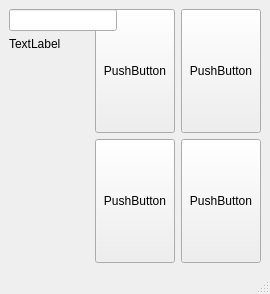
<?xml version="1.0" encoding="UTF-8"?>
<ui version="4.0">
 <class>MainWindow</class>
 <widget class="QMainWindow" name="MainWindow">
  <property name="geometry">
   <rect>
    <x>0</x>
    <y>0</y>
    <width>270</width>
    <height>294</height>
   </rect>
  </property>
  <property name="windowTitle">
   <string>MainWindow</string>
  </property>
  <widget class="QWidget" name="centralwidget">
   <layout class="QGridLayout" name="gridLayout">
    <item row="0" column="1">
     <widget class="QPushButton" name="pushButton_3">
      <property name="sizePolicy">
       <sizepolicy hsizetype="Minimum" vsizetype="Preferred">
        <horstretch>0</horstretch>
        <verstretch>0</verstretch>
       </sizepolicy>
      </property>
      <property name="text">
       <string>PushButton</string>
      </property>
     </widget>
    </item>
    <item row="0" column="2">
     <widget class="QPushButton" name="pushButton_4">
      <property name="sizePolicy">
       <sizepolicy hsizetype="Minimum" vsizetype="Preferred">
        <horstretch>0</horstretch>
        <verstretch>0</verstretch>
       </sizepolicy>
      </property>
      <property name="text">
       <string>PushButton</string>
      </property>
     </widget>
    </item>
    <item row="1" column="1">
     <widget class="QPushButton" name="pushButton">
      <property name="sizePolicy">
       <sizepolicy hsizetype="Minimum" vsizetype="Preferred">
        <horstretch>0</horstretch>
        <verstretch>0</verstretch>
       </sizepolicy>
      </property>
      <property name="text">
       <string>PushButton</string>
      </property>
     </widget>
    </item>
    <item row="1" column="2">
     <widget class="QPushButton" name="pushButton_2">
      <property name="sizePolicy">
       <sizepolicy hsizetype="Minimum" vsizetype="Preferred">
        <horstretch>0</horstretch>
        <verstretch>0</verstretch>
       </sizepolicy>
      </property>
      <property name="text">
       <string>PushButton</string>
      </property>
     </widget>
    </item>
    <item row="0" column="0" rowspan="2">
     <layout class="QFormLayout" name="formLayout">
      <item row="0" column="0">
       <widget class="QLineEdit" name="lineEdit"/>
      </item>
      <item row="1" column="0">
       <widget class="QLabel" name="label">
        <property name="text">
         <string>TextLabel</string>
        </property>
       </widget>
      </item>
     </layout>
    </item>
   </layout>
  </widget>
  <widget class="QMenuBar" name="menubar">
   <property name="geometry">
    <rect>
     <x>0</x>
     <y>0</y>
     <width>270</width>
     <height>21</height>
    </rect>
   </property>
  </widget>
  <widget class="QStatusBar" name="statusbar"/>
 </widget>
 <resources/>
 <connections/>
</ui>
